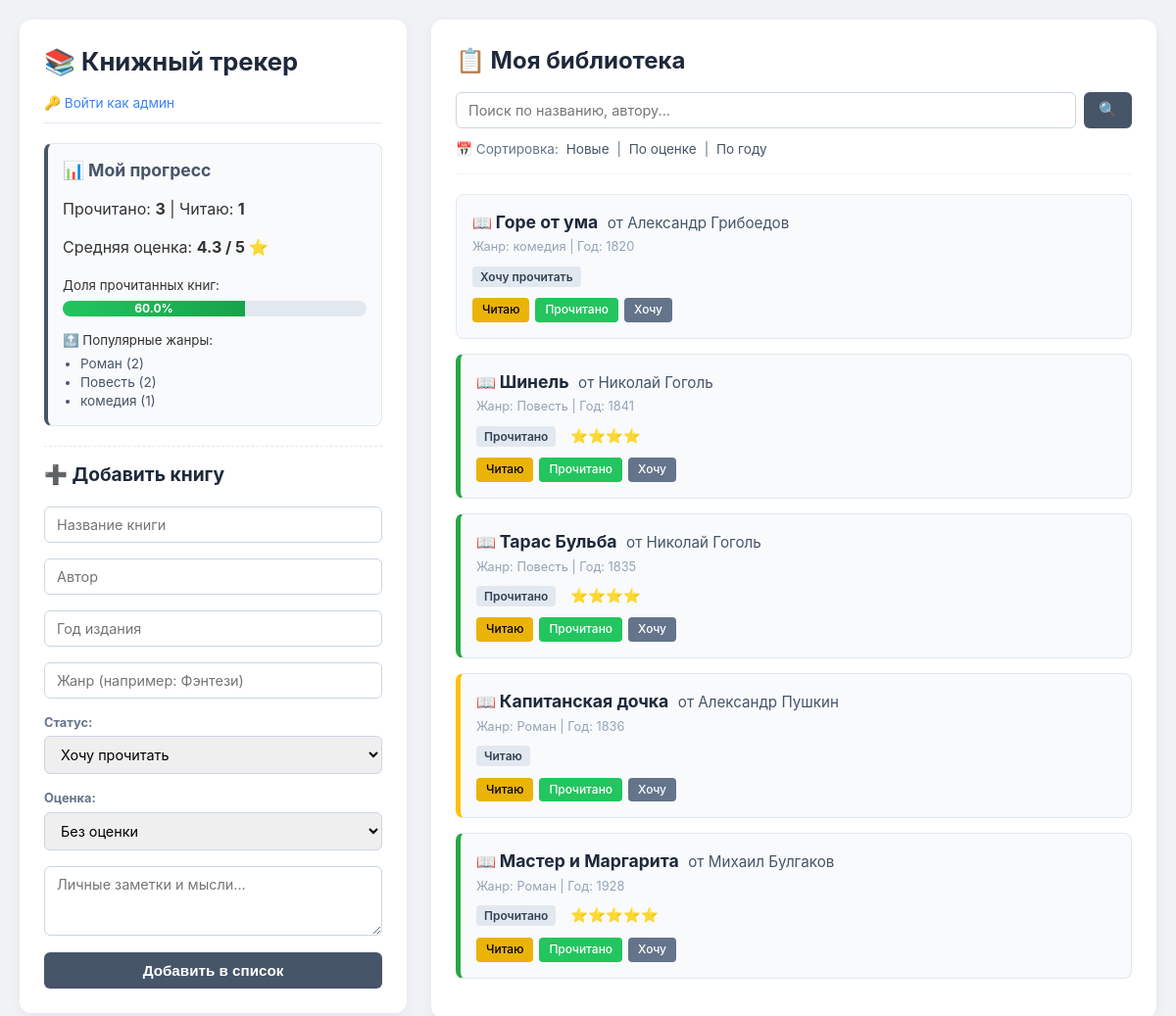
The page / on the database its author committed.
### tables this page shows
CREATE TABLE books (
            id INTEGER PRIMARY KEY AUTOINCREMENT,
            title TEXT NOT NULL,
            author TEXT NOT NULL,
            year INTEGER,
            genre TEXT,
            status TEXT NOT NULL, -- 'Читаю', 'Прочитано', 'Хочу прочитать'
            rating INTEGER,       -- от 1 до 5
            notes TEXT
        );

### app.py (the view)
@app.route('/')
def index():
    search_query = request.args.get('q', '').strip()
    sort_by = request.args.get('sort', '').strip()
    books = database.get_all_books(search_query, sort_by)
    stats = database.get_statistics()
    return render_template(
        'index.html',
        books=books,
        stats=stats,
        logged_in=session.get('logged_in', False),
        username=session.get('username')
    )

### database.py (called while the page is built)
def get_db_connection():
    conn = sqlite3.connect(DATABASE)
    conn.row_factory = sqlite3.Row
    return conn

def get_all_books(search_query=None, sort_by=None):
    conn = get_db_connection()
    query = 'SELECT * FROM books'
    params = []
    if search_query:
        query += ' WHERE title LIKE ? OR author LIKE ? OR genre LIKE ?'
        params.extend([f'%{search_query}%', f'%{search_query}%', f'%{search_query}%'])
    if sort_by == 'rating DESC':
        query += ' ORDER BY rating DESC'
    elif sort_by == 'year DESC':
        query += ' ORDER BY year DESC'
    else:
        query += ' ORDER BY id DESC'
    books = conn.execute(query, params).fetchall()
    conn.close()
    return books

### templates/index.html (shortened to what this page needs)
<!DOCTYPE html>
<html lang="ru">
<head>
    <link rel="stylesheet" href="{{ url_for('static', filename='style.css') }}">
</head>
<body>
    <div class="container">
        <aside class="sidebar">
            <div class="sidebar-sticky">
                <h1>📚 Книжный трекер</h1>
                <div class="auth-box">
                    {% if logged_in %}
                        👤 <strong>{{ username }}</strong> | <a href="/logout">Выйти</a>
                    {% else %}
                        <a href="/login">🔑 Войти как админ</a>
                    {% endif %}
                </div>
                <div class="counter">
                    <h3>📊 Мой прогресс</h3>
                    <p>Прочитано: <strong>{{ stats.read }}</strong> | Читаю: <strong>{{ stats.reading }}</strong></p>
                    <p>Средняя оценка: <strong>{{ stats.avg_rating }} / 5 ⭐</strong></p>
                    <div class="progress-section">
                        <small>Доля прочитанных книг:</small>
                        <div class="progress-bar-bg">
                            {% if stats.total > 0 %}
                                {% set percent = (stats.read / stats.total * 100)|round %}
                                 <div class="progress-bar-fill" data-width="{{ percent }}">
                                    {{ percent }}%
                                </div>
                            {% else %}
                                <div class="progress-empty">Нет данных</div>
                            {% endif %}
                        </div>
                    </div>
                    <div class="top-genres">
                        <small>🔝 Популярные жанры:</small>
                        <ul>
                            {% for genre in stats.top_genres %}
                                <li>{{ genre.genre }} ({{ genre.count }})</li>
                            {% endfor %}
                        </ul>
                    </div>
                </div>
                <div class="add-form">
                    <h2>➕ Добавить книгу</h2>
                    <form method="POST" action="/add">
                        <input type="text" name="title" placeholder="Название книги" required>
                        <input type="text" name="author" placeholder="Автор" required>
                        <input type="number" name="year" placeholder="Год издания">
                        <input type="text" name="genre" placeholder="Жанр (например: Фэнтези)">
                        <label for="status">Статус:</label>
                        <select name="status" id="status">
                            <option value="Хочу прочитать">Хочу прочитать</option>
                        </select>
                        <label for="rating">Оценка:</label>
                        <select name="rating" id="rating">
                            <option value="">Без оценки</option>
                        </select>
                        <textarea name="notes" placeholder="Личные заметки и мысли..." rows="3"></textarea>
                        <button type="submit">Добавить в список</button>
                    </form>
                </div>
            </div>
        </aside>
        <main class="main-content">
            <div class="content-header">
                <h2>📋 Моя библиотека</h2>
                <form method="GET" action="/" class="search-form">
                    <input type="text" name="q" placeholder="Поиск по названию, автору...">
                    <button type="submit">🔍</button>
                </form>
                <div class="sorting-links">
                    <span>📅 Сортировка:</span>
                    <a href="/?sort=id DESC">Новые</a> |
                    <a href="/?sort=rating DESC">По оценке</a> |
                    <a href="/?sort=year DESC">По году</a>
                </div>
            </div>
            <div class="books-list">
                {% if books %}
                    {% for book in books %}
                    <div class="message" {% if book.status == 'Прочитано' %}style="border-left: 5px solid #28a745;"{% elif book.status == 'Читаю' %}style="border-left: 5px solid #ffc107;"{% endif %}>
                        <div class="book-info">
                            <strong>📖 <a href="/detail/{{ book.id }}">{{ book.title }}</a></strong>
                            <span class="book-author">от {{ book.author }}</span>
                            <br><small class="book-meta">Жанр: {{ book.genre or 'Не указан' }} | Год: {{ book.year or '—' }}</small>
                        </div>
                        <div class="book-status-row">
                            <span class="status-badge">{{ book.status }}</span>
                            {% if book.rating %}
                                <span class="rating-badge">{{ "⭐" * book.rating }}</span>
                            {% endif %}
                        </div>
                        <div class="status-actions">
                            <a href="/status/{{ book.id }}/Читаю" class="b btn-status-reading">Читаю</a>
                            <a href="/status/{{ book.id }}/Прочитано" class="b btn-status-read">Прочитано</a>
                            <a href="/status/{{ book.id }}/Хочу прочитать" class="b btn-status-want">Хочу</a>
                        </div>
                    </div>
                    {% endfor %}
                {% else %}
                    <div class="empty-state">
                        <p>Книг не найдено. Попробуйте изменить запрос или добавить новую книгу слева! 😉</p>
                    </div>
                {% endif %}
            </div>
        </main>
    </div>
</body>
</html>

### static/style.css (style rules this page uses)
body { font-family: -apple-system, BlinkMacSystemFont, "Segoe UI", Roboto, Helvetica, Arial, sans-serif; background-color: #f0f2f5; color: #333; margin: 0; padding: 20px; line-height: 1.4; }
.container { display: flex; max-width: 1200px; margin: 0 auto; gap: 25px; align-items: flex-start; }
.sidebar { flex: 1; min-width: 320px; background: #ffffff; padding: 25px; border-radius: 12px; box-shadow: 0 4px 12px rgba(0, 0, 0, 0.05); }
.sidebar-sticky { position: sticky; top: 20px; }
.sidebar h1 { font-size: 1.6rem; color: #1e293b; margin-top: 0; margin-bottom: 15px; text-align: left; }
.auth-box { font-size: 0.85rem; color: #64748b; margin-bottom: 20px; padding-bottom: 10px; border-bottom: 1px solid #e2e8f0; }
.auth-box a { color: #3b82f6; text-decoration: none; }
.counter { background: #f8fafc; border: 1px solid #e2e8f0; border-left: 4px solid #475569; padding: 15px; border-radius: 8px; margin-bottom: 20px; }
.counter h3 { margin: 0 0 10px 0; font-size: 1.1rem; color: #475569; }
.progress-section { margin: 12px 0; }
.progress-bar-bg { background-color: #e2e8f0; border-radius: 10px; height: 16px; width: 100%; margin-top: 5px; overflow: hidden; }
.progress-bar-fill { background: linear-gradient(90deg, #22c55e, #16a34a); height: 100%; text-align: center; color: white; font-size: 0.75rem; line-height: 16px; font-weight: bold; transition: width 0.3s ease; }
.top-genres ul { margin: 5px 0 0 18px; padding: 0; font-size: 0.85rem; color: #475569; }
.add-form { border-top: 1px dashed #e2e8f0; margin-top: 20px; padding-top: 15px; }
.add-form h2 { font-size: 1.2rem; color: #1e293b; margin-top: 0; margin-bottom: 15px; }
.add-form label { font-size: 0.8rem; color: #64748b; font-weight: bold; }
input[type="text"], input[type="number"], textarea, select { width: 100%; padding: 9px 12px; margin: 4px 0 12px 0; border: 1px solid #cbd5e1; border-radius: 6px; box-sizing: border-box; font-family: inherit; font-size: 0.9rem; }
button { width: 100%; background-color: #475569; color: white; padding: 10px; border: none; border-radius: 6px; cursor: pointer; font-size: 0.95rem; font-weight: 600; }
.main-content { flex: 2; background: #ffffff; padding: 25px; border-radius: 12px; box-shadow: 0 4px 12px rgba(0, 0, 0, 0.05); min-height: 500px; }
.content-header { margin-bottom: 20px; padding-bottom: 15px; border-bottom: 1px solid #f1f5f9; }
.content-header h2 { margin: 0 0 15px 0; color: #1e293b; }
.search-form { display: flex; gap: 8px; margin-bottom: 12px; }
.search-form input { margin: 0; }
.search-form button { width: auto; padding: 0 15px; }
.sorting-links { font-size: 0.85rem; color: #64748b; }
.sorting-links a { color: #475569; text-decoration: none; margin: 0 4px; }
.message { background: #f8fafc; border: 1px solid #e2e8f0; border-radius: 8px; padding: 16px; margin-bottom: 15px; position: relative; }
.message strong a { color: #1e293b; font-size: 1.1rem; text-decoration: none; }
.book-author { color: #475569; font-size: 0.95rem; margin-left: 5px; }
.book-meta { color: #94a3b8; font-size: 0.8rem; }
.book-status-row { margin: 8px 0; }
.status-badge { background: #e2e8f0; color: #334155; padding: 3px 8px; border-radius: 4px; font-size: 0.75rem; font-weight: 600; }
.rating-badge { margin-left: 10px; font-size: 0.9rem; }
.status-actions { margin-top: 12px; display: flex; gap: 6px; }
.b { padding: 4px 10px; font-size: 0.75rem; text-decoration: none; border-radius: 4px; color: white; font-weight: 500; }
.btn-status-reading { background-color: #eab308; color: #000; }
.btn-status-read { background-color: #22c55e; }
.btn-status-want { background-color: #64748b; }

### rows shown on the page
books: title "Горе от ума", author "Александр Грибоедов", genre "комедия", year "1820", status "Хочу прочитать"
books: title "Шинель", author "Николай Гоголь", genre "Повесть", year "1841", status "Прочитано", rating "⭐⭐⭐⭐"
books: title "Тарас Бульба", author "Николай Гоголь", genre "Повесть", year "1835", status "Прочитано", rating "⭐⭐⭐⭐"
books: title "Капитанская дочка", author "Александр Пушкин", genre "Роман", year "1836", status "Читаю"
books: title "Мастер и Маргарита", author "Михаил Булгаков", genre "Роман", year "1928", status "Прочитано", rating "⭐⭐⭐⭐⭐"

### other values the page prints
{{ stats.read }} "3"
{{ stats.reading }} "1"
{{ stats.avg_rating }} "4.3"
{{ percent }} "60.0"
{{ genre.genre }} "Роман" "Повесть" "комедия"
{{ genre.count }} "2" "2" "1"
